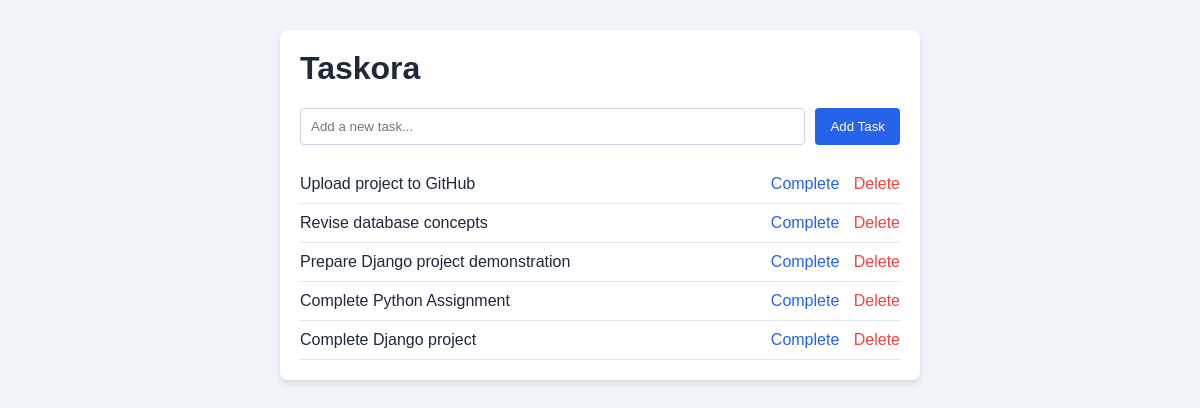
The page / on the database its author committed.
### tasks/models.py (models this page shows, shortened)
class Task(models.Model):
    title = models.CharField(max_length=200)
    description = models.TextField(blank=True)
    is_completed = models.BooleanField(default=False)
    created_at = models.DateTimeField(auto_now_add=True)

### tasks/views.py (the view)
# urls.py: path("", views.home, name="home"),
def home(request):
    if request.method == "POST":
        title = request.POST.get("title")
        if title:
            Task.objects.create(title=title)
        return redirect("home")
    tasks = Task.objects.all().order_by("-created_at")
    return render(request, "tasks/home.html", {"tasks": tasks})

### tasks/templates/tasks/home.html (shortened to what this page needs)
<!DOCTYPE html>
<html lang="en">
<head>
</head>
<body>
    <div class="container">
        <h1>Taskora</h1>
        <form method="POST">
            <input type="text" name="title" placeholder="Add a new task..." required>
            <button type="submit">Add Task</button>
        </form>
        <ul>
            {% for task in tasks %}
            <li>
                <span class="{% if task.is_completed %}completed{% endif %}">
                    {{ task.title }}
                </span>
                <div class="actions">
                    <a href="{% url 'toggle_task' task.id %}">
                        {% if task.is_completed %}Undo{% else %}Complete{% endif %}
                    </a>
                    <a href="{% url 'delete_task' task.id %}" class="delete">Delete</a>
                </div>
            </li>
            {% empty %}
            <li>No tasks yet! Add one above.</li>
            {% endfor %}
        </ul>
    </div>
</body>
</html>

### tasks/templates/tasks/home.html (style rules this page uses)
body { font-family: Arial, sans-serif; background: #f1f5f9; margin: 0; padding: 30px 15px; color: #1e293b; }
.container { max-width: 600px; margin: 0 auto; background: #ffffff; padding: 20px; border-radius: 8px; box-shadow: 0 4px 6px rgba(0, 0, 0, 0.1); }
h1 { margin-top: 0; }
form { display: flex; gap: 10px; margin-bottom: 20px; }
input[type="text"] { flex: 1; padding: 10px; border: 1px solid #cbd5e1; border-radius: 4px; }
button { padding: 10px 15px; background: #2563eb; color: #ffffff; border: none; border-radius: 4px; cursor: pointer; }
ul { list-style: none; padding: 0; margin: 0; }
li { display: flex; justify-content: space-between; align-items: center; padding: 10px 0; border-bottom: 1px solid #e2e8f0; }
.actions a { margin-left: 10px; text-decoration: none; color: #2563eb; }
.actions a.delete { color: #ef4444; }

### rows shown on the page
Task: title "Upload project to GitHub", is_completed "Complete"
Task: title "Revise database concepts", is_completed "Complete"
Task: title "Prepare Django project demonstration", is_completed "Complete"
Task: title "Complete Python Assignment", is_completed "Complete"
Task: title "Complete Django project", is_completed "Complete"
